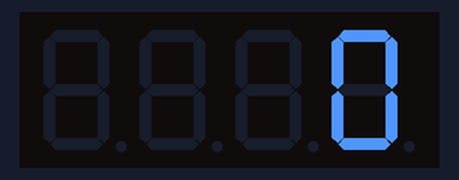
Bench run of a sketch on a simulated Arduino Uno, built with avr-gcc and run on an emulated ATmega328P. Shown: 4-digit seven-segment display.

Above: at 0.19 s.
At 5.08 s:
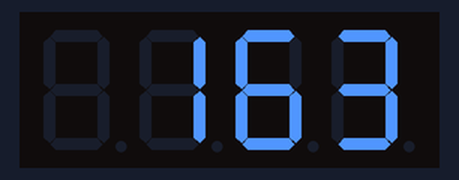
At 10.25 s:
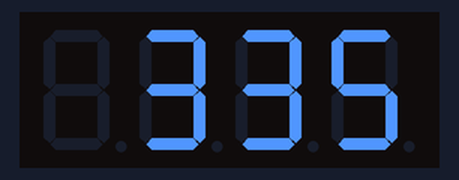
At 20.1 s:
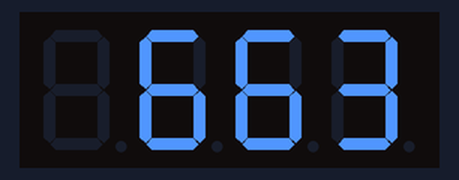
At 28.92 s:
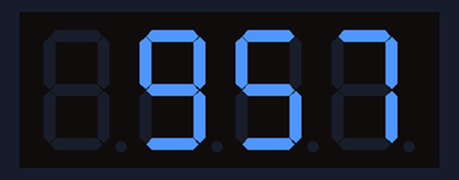
At 38.5 s:
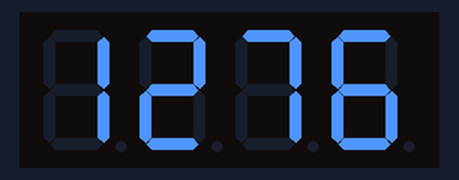

The sketch:

4digit7seg_display.ino
```cpp
#include "SevSeg.h"

SevSeg sevseg; //Initiate a seven segment controller object

int i;
unsigned long time_now = 0;

int DELAY_MILLIS = 30;

void setup() {
  byte numDigits = 4;
  byte digitPins[] = {2, 3, 4, 5};
  byte segmentPins[] = {6, 7, 8, 9, 10, 11, 12, 13};

  sevseg.begin(COMMON_ANODE, numDigits, digitPins, segmentPins);
  sevseg.setBrightness(90);
}

void loop() {
    time_now = millis();

   if(i%4 > 999) {
      sevseg.setNumber(i, i%4);
    } else {
      sevseg.setNumber(i);
    }

    while(millis() < time_now + DELAY_MILLIS) {
      sevseg.refreshDisplay();
    }

    if(i < 10000) {
      i++;
    } else {
      i = 0;
    }
}
```
